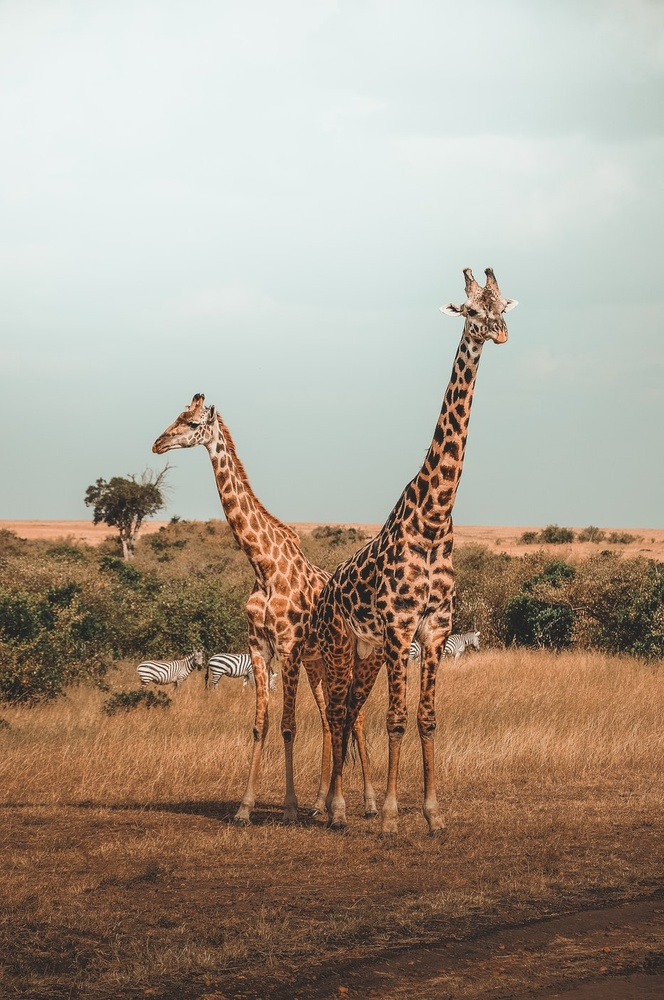
#> input picture DATA/giraffes.jpg, 664 x 1000 px, shrunk from 933 x 1405 before the run
$ jupyter execute Image-Processing-Assessment.ipynb   (shell and % lines are left out)
#> lines starting #> are read from the running program, lines starting #| are printed output that depends on the picture; after the words box and inside, x2 and y2 are one past the last pixel; in counts of white or black regions, pixels touching at a corner belong together
<a href="https://www.pieriandata.com"></a>
*Copyright Pierian Data Inc.*

# Image Processing Assessment

Complete the tasks in bold below! Feel free to treat this as a code along by skipping this assessment lecture and moving straight to the solutions lecture!

**Some Useful Code is already here for you in the cells below:**

[cell 1]
import cv2 as cv
import matplotlib.pyplot as plt
import numpy as np

[cell 2]
def display_img(img,cmap=None):
    fig = plt.figure(figsize=(12,10))
    ax = fig.add_subplot(111)
    ax.imshow(img,cmap)

**TASK: Open and display the giaraffes.jpg image that is located in the DATA folder.**

[cell 3]
img = cv.imread("../DATA/giraffes.jpg")
#> img is the input picture: shape (1000, 664, 3); mean B, G, R 141.5, 156.7, 170
show_img = cv.cvtColor(img, cv.COLOR_BGR2RGB)

[cell 4]
display_img(show_img)

**TASK:Apply a binary threshold onto the image.**

[cell 5]
img_binary =cv.imread("../DATA/giraffes.jpg",0)
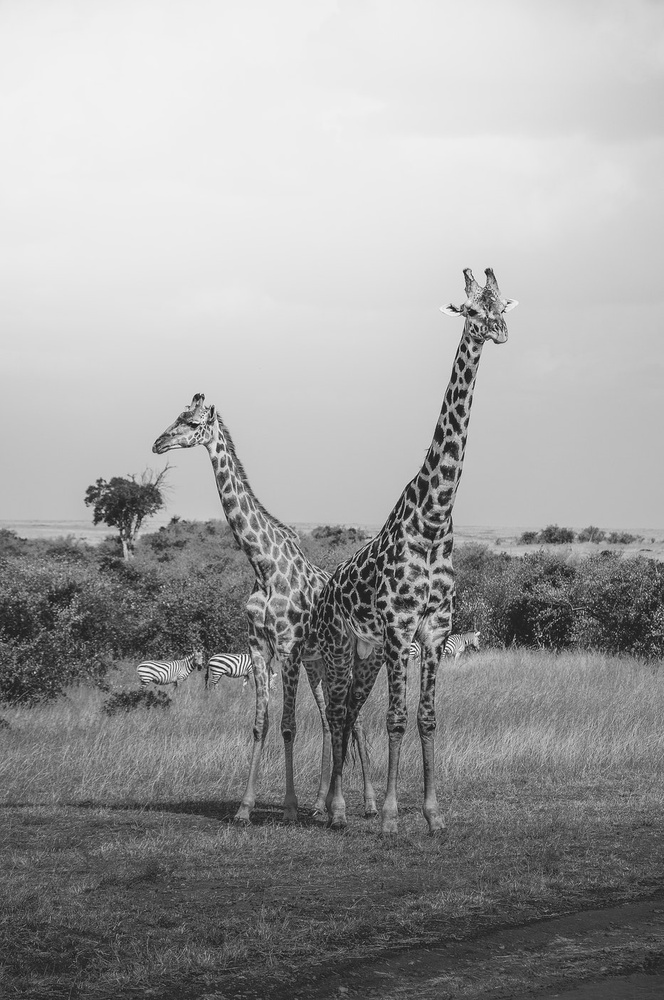
#> img_binary: shape (1000, 664); min 5, max 255, mean 158.9

ret, thres = cv.threshold(img_binary,115,255,type = cv.THRESH_BINARY)
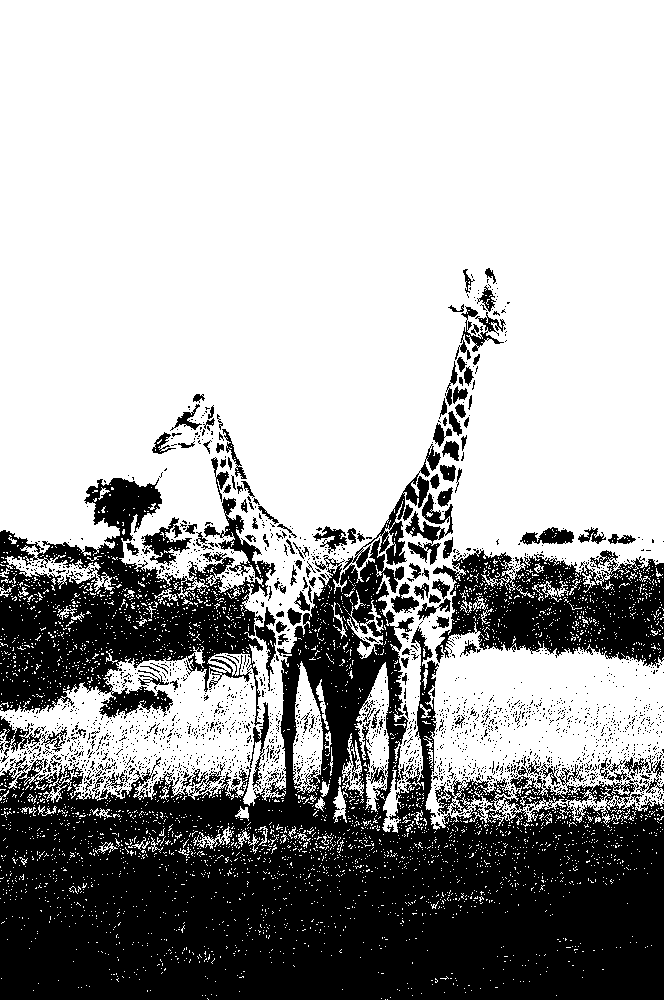
#> thres: shape (1000, 664); 66.9% white; 2180 black regions (2041 under 20 px), largest, box (x1, y1, x2, y2) and area: (0, 538, 664, 1000) 149256, (0, 478, 276, 726) 31348, (433, 549, 664, 666) 16561

[cell 6]
display_img(thres, cmap = 'gray')

**TASK: Open the giaraffes.jpg file from the DATA folder and convert its colorspace to  HSV and display the image.**

[cell 7]
img =cv.imread("../DATA/giraffes.jpg")
img_hsv = cv.cvtColor(img, cv.COLOR_BGR2HSV)
#> img_hsv: shape (1000, 664, 3); mean H, S, V 45.8, 68.1, 174.8

[cell 8]
display_img(img_hsv)

**TASK: Create a low pass filter with a 4 by 4 Kernel filled with values of 1/10 (0.01) and then use 2-D Convolution to blur the giraffer image (displayed in normal RGB)**

[cell 9]
kernel = np.ones((4,4), dtype = np.uint8)  / 10

[cell 10]
kernel

[cell 11]
output = cv.filter2D(show_img, -1, kernel) # (img, desired depth/ ddepth,kernel)
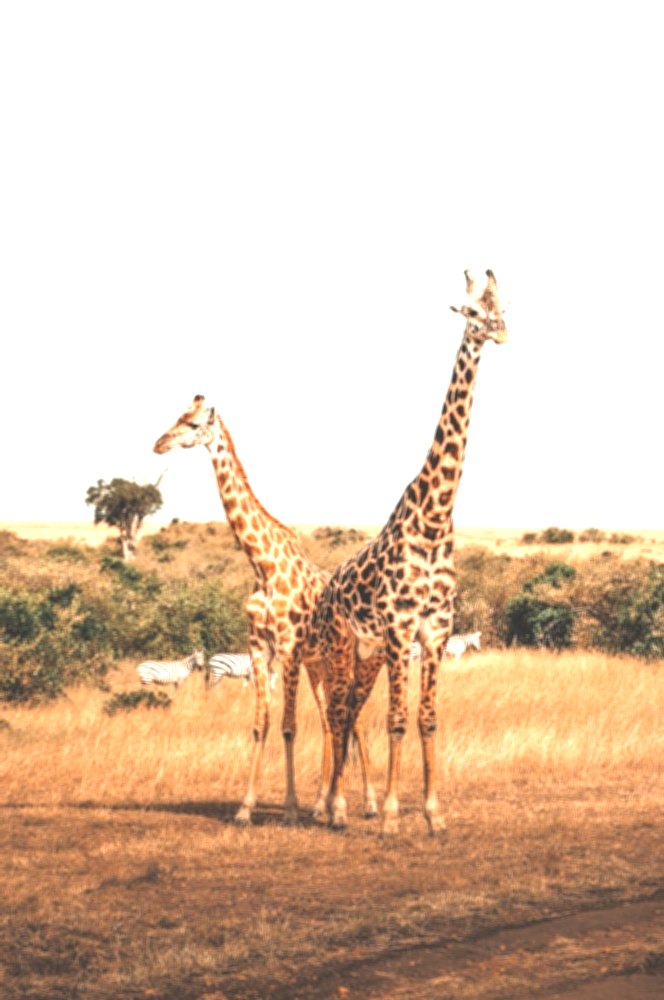
#> output: shape (1000, 664, 3); mean R, G, B 223.8, 200.3, 179.2

[cell 12]
display_img(output)

**TASK: Create a Horizontal Sobel Filter (sobelx from our lecture) with a kernel size of 5 to the grayscale version of the giaraffes image and then display the resulting gradient filtered version of the image.**

[cell 13]
img_grayscale = cv.imread("../DATA/giraffes.jpg",0)

[cell 14]
#calculating x gradient sobel
sobelx = cv.Sobel(img_grayscale, ddepth = cv.CV_64F, dx=1, dy=0, ksize= 5)
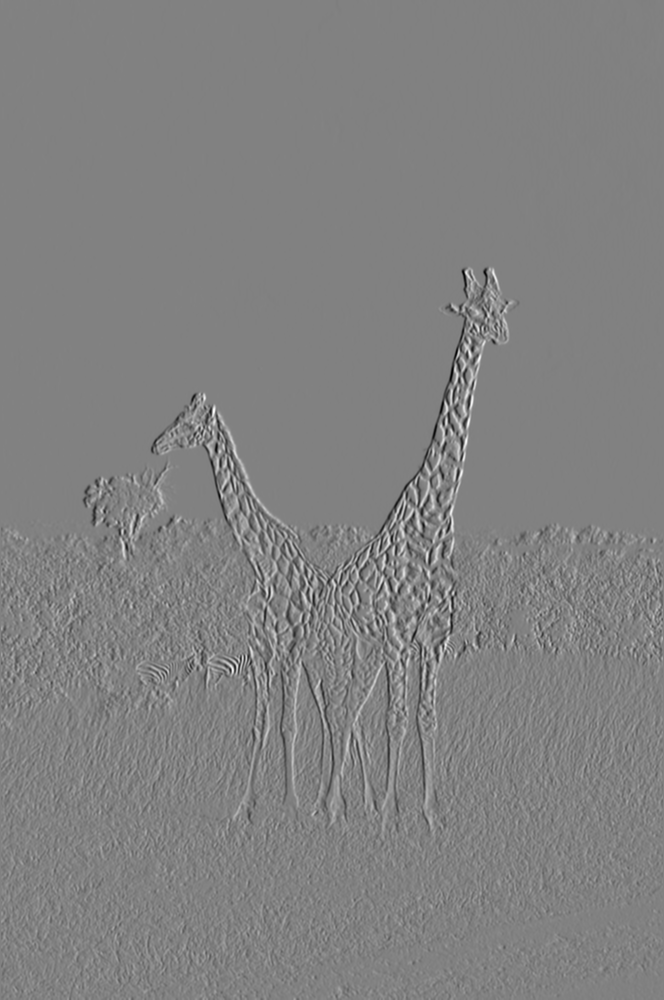
#> sobelx: shape (1000, 664) float64; min -8199, max 7954, mean -1.6; drawn with min black and max white

[cell 15]
display_img(sobelx, cmap='gray')

**TASK: Plot the color histograms for the RED, BLUE, and GREEN channel of the giaraffe image. Pay careful attention to the ordering of the channels.**

[cell 16]
# plotting histogram

color = ["b","g","r"]

for i,col in enumerate(color):
    hist_values = cv.calcHist([show_img],channels=[i], mask = None, histSize=[256], ranges=[0,256])
    # plt.yscale('log')
    plt.plot(hist_values, color = col)
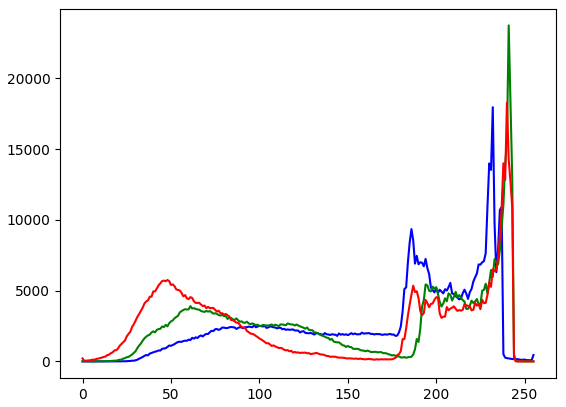
#> figure drawn by matplotlib, 1 panel; curve peaks at x = 232, y = 17962; curve peaks at x = 241, y = 23741; curve peaks at x = 240, y = 18275

$ run again, with DATA/Nadia_Murad.jpg copied over DATA/giraffes.jpg
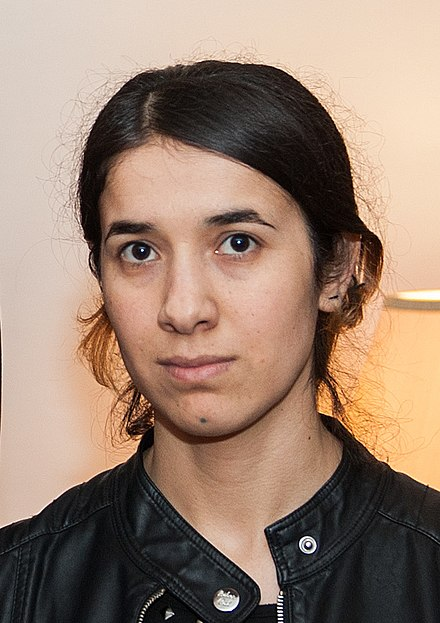
#> input picture DATA/Nadia_Murad.jpg, 440 x 623 px
#> img is the input picture: shape (623, 440, 3); mean B, G, R 112.7, 129.2, 153.8
#> `ret, thres = cv.threshold(img_binary,115,255,type = cv.THRESH_BINARY)`:
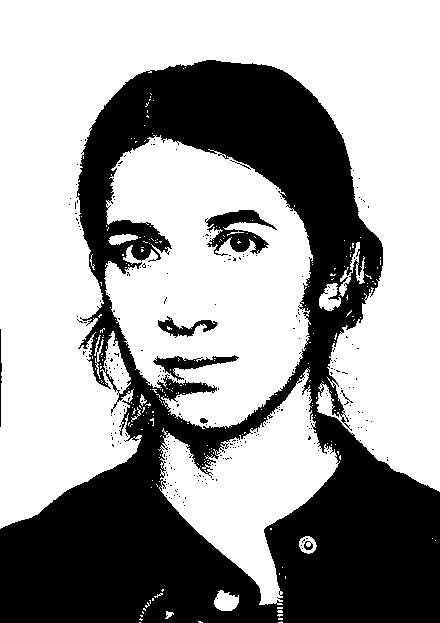
#> thres: shape (623, 440); 62.4% white; 281 black regions (272 under 20 px), largest, box (x1, y1, x2, y2) and area: (0, 60, 440, 623) 99521, (205, 210, 277, 256) 1518, (153, 355, 239, 381) 723
#> img_hsv: shape (623, 440, 3); mean H, S, V 29, 73.3, 154.7
#> `[cell 16] # plotting histogram  color = ["b","g","r"]  for i,col in en..`:
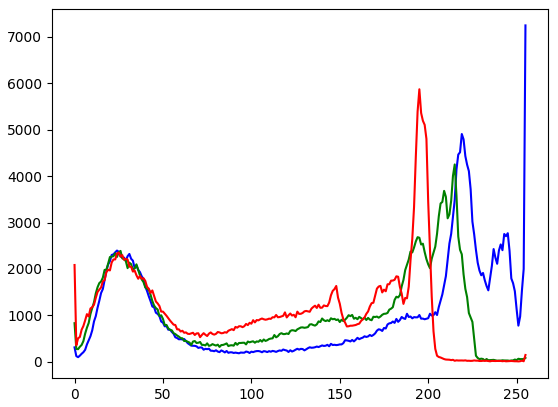
#> figure drawn by matplotlib, 1 panel; curve peaks at x = 255, y = 7247; curve peaks at x = 215, y = 4251; curve peaks at x = 195, y = 5871
